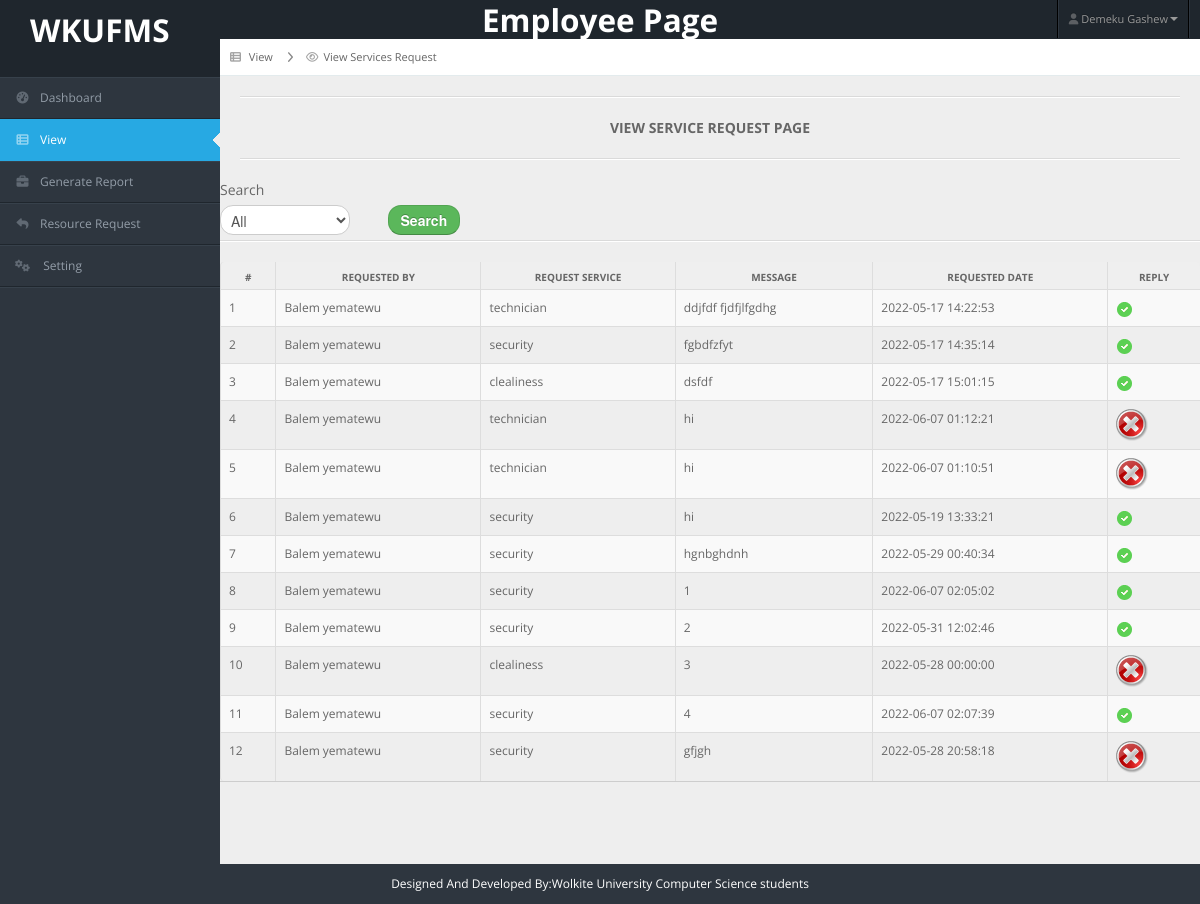
Screenshot of /employee_leder/view_service_request.php (signed in) with the database file from the repository.
### tables this page shows
CREATE TABLE `serv_request` (
  `s_id` int(11) NOT NULL AUTO_INCREMENT,
  `user_id` int(11) NOT NULL,
  `req_service` varchar(100) NOT NULL,
  `message` varchar(1000) NOT NULL,
  `req_date` timestamp NOT NULL DEFAULT current_timestamp() ON UPDATE current_timestamp(),
  `view` int(11) NOT NULL,
  PRIMARY KEY (`s_id`),
  KEY `user_id` (`user_id`),
  CONSTRAINT `serv_request_ibfk_1` FOREIGN KEY (`user_id`) REFERENCES `user` (`id`) ON DELETE CASCADE ON UPDATE CASCADE
);

CREATE TABLE `user` (
  `id` int(11) NOT NULL AUTO_INCREMENT,
  `user_id` varchar(50) DEFAULT NULL,
  `fname` varchar(50) NOT NULL,
  `mname` varchar(50) NOT NULL,
  `lname` varchar(50) NOT NULL,
  `gender` varchar(30) NOT NULL,
  `age` int(11) NOT NULL,
  `gmail` varchar(100) NOT NULL,
  `phone` int(11) NOT NULL,
  `nationality` varchar(50) NOT NULL,
  `subcity` varchar(100) NOT NULL,
  `status` int(11) NOT NULL,
  PRIMARY KEY (`id`)
);

### employee_leder/view_service_request.php (the view, shortened to what this page needs)
<?php
include("header.php");
include("../connection.php");
?>
<div id="content">
    <div id="content-header">
        <div id="breadcrumb"><a href="#"><i class="icon icon-th-list"></i> <span>View</span></a>
            <a href="view_service_request.php" title="Go to view User" class="tip-bottom">
                <i class="icon-eye-open"></i>View Services Request
            </a>
        </div>
    </div>
    <div class="container-fluid">
        <hr>
        <center>
            <h5>VIEW SERVICE REQUEST PAGE</h5>
        </center>
        <hr>
    </div>
    <div class="row-fluid">
        <div class="span12">
            <form name="formsend" action="#" method="POST" class="form-horizontal">
                <div class="span2">
                    <div>
                        <label>Search</label>
                        <select class="span11" name="view" required style="border-radius: 13px;" id="type">
                            <option value="all">All</option>
                        </select>
                    </div>
                </div>
                <div class="span2">
                    <div>
                        <label>&nbsp</label>
                        <button type="submit" id="f" name="search" class="btn btn-success"
                            style="border-radius: 13px;float: left;"><strong>Search</strong></button>
                    </div>
                </div>
            </form>
            <br><br>
            <hr>
            <div class="widget-content nopadding">
                <?php
                if (isset($_POST['search'])) {
                    $var = $_POST['view'];
                    if ($var == 'responce') {
                ?>
                <table class="table table-bordered table-striped">
                    <thead>
                        <tr>
                            <th>#</th>
                            <th>REQUESTED BY</th>
                            <th>REQUEST SERVICE</th>
                            <th>MESSAGE</th>
                            <th>REQUESTED DATE</th>
                            <th>REPLY</th>
                        </tr>
                    </thead>
                    <tbody id="output">
                        <tr>
                            <?php
                                    $result = mysqli_query($con, "SELECT *from serv_request where view='1'");
                                    $un_read = mysqli_num_rows($result);
                                    $no = 1;
                                    if ($un_read > 0) {
                                        while ($row = mysqli_fetch_array($result)) {
                                            $e_id = $row["user_id"];
                                            $sql = mysqli_query($con, "SELECT *FROM user where id='$e_id'") or die("error occured" . mysqli_error($con));
                                            $user_info = mysqli_fetch_array($sql);
                                            $re_by = $user_info['fname'] . ' ' . $user_info['mname'];
                                    ?>
                            <td><?php echo $no; ?></td>
                            <td><?php echo $re_by; ?></td>
                            <td><?php echo $row["req_service"]; ?></td>
                            <td><?php echo $row["message"]; ?></td>
                            <td><?php echo $row["req_date"]; ?></td>
                            <td> <?php if ($row["view"] == "1") { ?>
                                <img src="../images/tick.png" alt="Yes" class="img-fluid"></a>
                                <?php
                                                    } else { ?>
                                <img src="../images/remove.png" alt="No" class="img-fluid"></a>
                                <!-- <a href="service_request_reply.php?id=<//?php echo $row['s_id'] ?>" class="btn
                                        btn-primary" style="border-radius:13px"><i class="icon-reply"></i>
                                    Reply</a> -->
                                <?php
                                                    }
                                                ?>
                            </td>
                        </tr>
                        <?php
                                            $no++;
                                        }
                                    } else { ?>
                        <div class="alert alert-danger" id="error" style="display: block;">
                            <center>
                                <strong>Empty Request.</strong>
                            </center>
                        </div>
                        <?php
                                    }
                        ?>
                    </tbody>
                </table>
                <?php
                    } elseif ($var == 'unresponce') {
                    ?>
                <table class="table table-bordered table-striped">
                    <thead>
                        <tr>
                            <th>#</th>
                            <th>REQUESTED BY</th>
                            <th>REQUEST SERVICE</th>
                            <th>MESSAGE</th>
                            <th>REQUESTED DATE</th>
                            <th>REPLY</th>
                        </tr>
                    </thead>
                    <tbody id="output">
                        <tr>
                            <?php
                                    $result = mysqli_query($con, "SELECT *from serv_request where view='0'");
                                    $un_read = mysqli_num_rows($result);
                                    $no = 1;
                                    if ($un_read > 0) {
                                        while ($row = mysqli_fetch_array($result)) {
                                            $e_id = $row["user_id"];
                                            $sql = mysqli_query($con, "SELECT *FROM user where id='$e_id'") or die("error occured" . mysqli_error($con));
                                            $user_info = mysqli_fetch_array($sql);
                                            $re_by = $user_info['fname'] . ' ' . $user_info['mname'];
                                    ?>
                            <td><?php echo $no; ?></td>
                            <td><?php echo $re_by; ?></td>
                            <td><?php echo $row["req_service"]; ?></td>
                            <td><?php echo $row["message"]; ?></td>
                            <td><?php echo $row["req_date"]; ?></td>
                            <td> <?php if ($row["view"] == "1") { ?>
                                <img src="../images/tick.png" alt="Yes" class="img-fluid"></a>
                                <?php
                                                    } else { ?>
                                <img src="../images/remove.png" alt="No" class="img-fluid"></a>
                                <!-- <a href="service_request_reply.php?id=<//?php echo $row['s_id'] ?>" class="btn
                                        btn-primary" style="border-radius:13px"><i class="icon-reply"></i>
                                    Reply</a> -->
                                <?php
                                                    }
                                                ?>
                            </td>
                        </tr>
                        <?php
                                            $no++;
                                        }
                                    } else { ?>
                        <div class="alert alert-danger" id="error" style="display: block;">
                            <center>
                                <strong>Empty Request.</strong>
                            </center>
                        </div>
                        <?php
                                    }
                        ?>
                    </tbody>
                </table>
                <?php
                    } else { ?>
                <table class="table table-bordered table-striped">
                    <thead>
                        <tr>
                            <th>#</th>
                            <th>REQUESTED BY</th>
                            <th>REQUEST SERVICE</th>
                            <th>MESSAGE</th>
                            <th>REQUESTED DATE</th>
                            <th>REPLY</th>
                        </tr>
                    </thead>
                    <tbody id="output">
                        <tr>
                            <?php
                                    $result = mysqli_query($con, "SELECT *from serv_request");
                                    $un_read = mysqli_num_rows($result);
                                    $no = 1;
                                    if ($un_read > 0) {
                                        while ($row = mysqli_fetch_array($result)) {
                                            $e_id = $row["user_id"];
                                            $sql = mysqli_query($con, "SELECT *FROM user where id='$e_id'") or die("error occured" . mysqli_error($con));
                                            $user_info = mysqli_fetch_array($sql);
                                            $re_by = $user_info['fname'] . ' ' . $user_info['mname'];
                                    ?>
                            <td><?php echo $no; ?></td>
                            <td><?php echo $re_by; ?></td>
                            <td><?php echo $row["req_service"]; ?></td>
                            <td><?php echo $row["message"]; ?></td>
                            <td><?php echo $row["req_date"]; ?></td>
                            <td> <?php if ($row["view"] == "1") { ?>
                                <img src="../images/tick.png" alt="Yes" class="img-fluid"></a>
                                <?php
                                                    } else { ?>
                                <img src="../images/remove.png" alt="No" class="img-fluid"></a>
                                <!-- <a href="service_request_reply.php?id=<//?php echo $row['s_id'] ?>" class="btn
                                            btn-primary" style="border-radius:13px"><i class="icon-reply"></i>
                                        Reply</a> -->
                                <?php
                                                    }
                                                ?>
                            </td>
                        </tr>
                        <?php
                                            $no++;
                                        }
                                    } else { ?>
                        <div class="alert alert-danger" id="error" style="display: block;">
                            <center>
                                <strong>Empty Request.</strong>
                            </center>
                        </div>
                        <?php
                                    }
                        ?>
                    </tbody>
                </table>
                <?php
                    }
                } else { ?>
                <table class="table table-bordered table-striped">
                    <thead>
                        <tr>
                            <th>#</th>
                            <th>REQUESTED BY</th>
                            <th>REQUEST SERVICE</th>
                            <th>MESSAGE</th>
                            <th>REQUESTED DATE</th>
                            <th>REPLY</th>
                        </tr>
                    </thead>
                    <tbody id="output">
                        <tr>
                            <?php
                                $result = mysqli_query($con, "SELECT *from serv_request");
                                $un_read = mysqli_num_rows($result);
                                $no = 1;
                                if ($un_read > 0) {
                                    while ($row = mysqli_fetch_array($result)) {
                                        $e_id = $row["user_id"];
                                        $sql = mysqli_query($con, "SELECT *FROM user where id='$e_id'") or die("error occured" . mysqli_error($con));
                                        $user_info = mysqli_fetch_array($sql);
                                        $re_by = $user_info['fname'] . ' ' . $user_info['mname'];
                                ?>
                            <td><?php echo $no; ?></td>
                            <td><?php echo $re_by; ?></td>
                            <td><?php echo $row["req_service"]; ?></td>
                            <td><?php echo $row["message"]; ?></td>
                            <td><?php echo $row["req_date"]; ?></td>
                            <td> <?php if ($row["view"] == "1") { ?>
                                <img src="../images/tick.png" alt="Yes" class="img-fluid"></a>
                                <?php
                                                } else { ?>
                                <img src="../images/remove.png" alt="No" class="img-fluid"></a>
                                <?php
                                                }
                                            ?>
                            </td>
                        </tr>
                        <?php
                                        $no++;
                                    }
                                }
                    ?>
                    </tbody>
                </table>
                <?php
                }
                ?>
            </div>
        </div>
    </div>
</div>
<?php
include("footer.php");
?>

### rows the page displays
serv_request: user.mname "Balem yematewu", req_service "technician", message "ddjfdf fjdfjlfgdhg", req_date "2022-05-17 14:22:53", view 1 (drawn)
serv_request: user.mname "Balem yematewu", req_service "security", message "fgbdfzfyt", req_date "2022-05-17 14:35:14", view 1 (drawn)
serv_request: user.mname "Balem yematewu", req_service "clealiness", message "dsfdf", req_date "2022-05-17 15:01:15", view 1 (drawn)
serv_request: user.mname "Balem yematewu", req_service "technician", message "hi", req_date "2022-06-07 01:12:21", view 0 (drawn)
serv_request: user.mname "Balem yematewu", req_service "technician", message "hi", req_date "2022-06-07 01:10:51", view 0 (drawn)
serv_request: user.mname "Balem yematewu", req_service "security", message "hi", req_date "2022-05-19 13:33:21", view 1 (drawn)
serv_request: user.mname "Balem yematewu", req_service "security", message "hgnbghdnh", req_date "2022-05-29 00:40:34", view 1 (drawn)
serv_request: user.mname "Balem yematewu", req_service "security", message "1", req_date "2022-06-07 02:05:02", view 1 (drawn)
serv_request: user.mname "Balem yematewu", req_service "security", message "2", req_date "2022-05-31 12:02:46", view 1 (drawn)
serv_request: user.mname "Balem yematewu", req_service "clealiness", message "3", req_date "2022-05-28 00:00:00", view 0 (drawn)
serv_request: user.mname "Balem yematewu", req_service "security", message "4", req_date "2022-06-07 02:07:39", view 1 (drawn)
serv_request: user.mname "Balem yematewu", req_service "security", message "gfjgh", req_date "2022-05-28 20:58:18", view 0 (drawn)

### other values shown
$full_name "Demeku Gashew"
